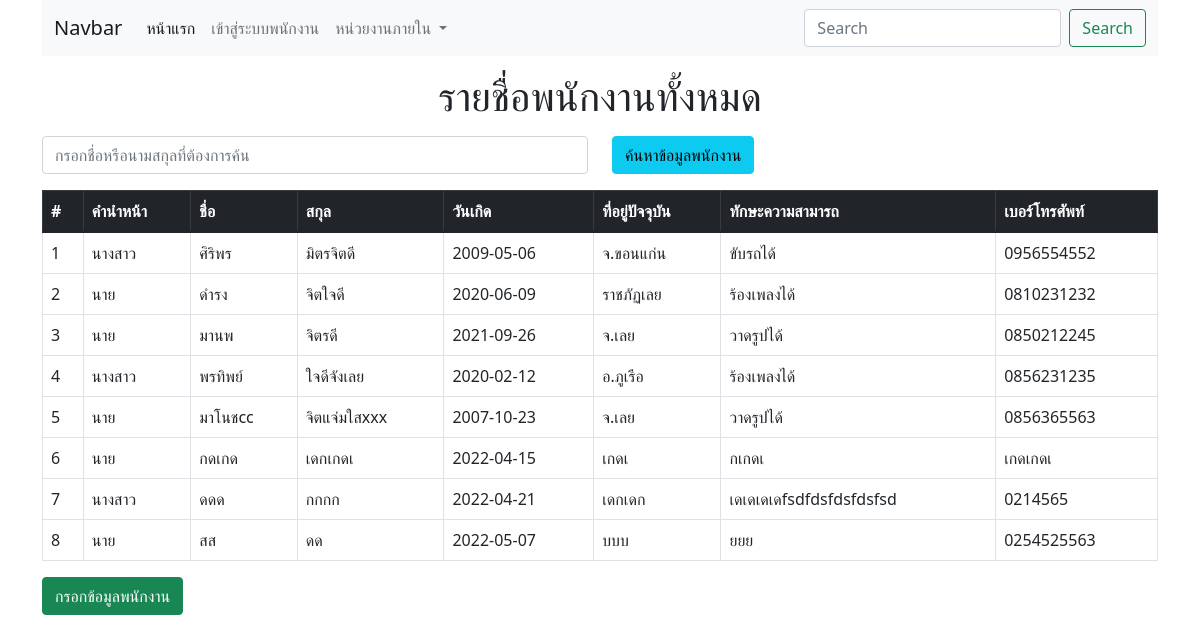
The page / on the database its author committed.
### tables this page shows
CREATE TABLE `employee` (
  `emp_id` int(10) NOT NULL,
  `emp_title` varchar(20) NOT NULL,
  `emp_name` varchar(50) NOT NULL,
  `emp_surname` varchar(50) NOT NULL,
  `emp_birthday` date NOT NULL,
  `emp_adr` text NOT NULL,
  `emp_skill` text NOT NULL,
  `emp_tel` varchar(20) NOT NULL,
  `emp_user` varchar(20) NOT NULL,
  `emp_pass` varchar(32) NOT NULL,
  `emp_level` varchar(1) NOT NULL,
  `d_id` int(3) NOT NULL
);

### index.php (the view, shortened to what this page needs)
<?php
require('dbconnect.php');
$sql = "SELECT * FROM employee";
$result = mysqli_query($con, $sql);
$order = 1;
?>
<!doctype html>
<html lang="en">
<head>
  <link href="https://cdn.jsdelivr.net/npm/bootstrap@5.1.1/dist/css/bootstrap.min.css" rel="stylesheet">
</head>
<body>
  <div class="container">
    <?php
    require("nav.php");
    ?>
    <h1 class="text-center mt-3">รายชื่อพนักงานทั้งหมด</h1>
    <form action="searchdata.php" class="form-group my-3" method="POST">
      <div class="row">
        <div class="col-6">
          <input type="text" placeholder="กรอกชื่อหรือนามสกุลที่ต้องการค้น" class="form-control" name="emp_data" required>
        </div>
        <div class="col-6">
          <input type="submit" value="ค้นหาข้อมูลพนักงาน" class="btn btn-info">
        </div>
      </div>
    </form>
    <table class="table table-bordered">
      <thead class="table-dark">
        <tr>
          <th>#</th>
          <th>คำนำหน้า</th>
          <th>ชื่อ</th>
          <th>สกุล</th>
          <th>วันเกิด</th>
          <th>ที่อยู่ปัจจุบัน</th>
          <th>ทักษะความสามารถ</th>
          <th>เบอร์โทรศัพท์</th>
        </tr>
      </thead>
      <tbody>
        <?php while ($row = mysqli_fetch_assoc($result)) {
        ?>
          <tr>
            <td><?php echo $order++; ?></td>
            <td><?php echo $row["emp_title"]; ?></td>
            <td><?php echo $row["emp_name"]; ?></td>
            <td><?php echo $row["emp_surname"]; ?></td>
            <td><?php echo $row["emp_birthday"]; ?></td>
            <td><?php echo $row["emp_adr"]; ?></td>
            <td><?php echo $row["emp_skill"]; ?></td>
            <td><?php echo $row["emp_tel"]; ?></td>
          </tr>
        <?php } ?>
      </tbody>
    </table>
    <a href="insertform.php" class="btn btn-success">กรอกข้อมูลพนักงาน</a>
  </div>
</body>
</html>

### rows shown on the page
employee: emp_title "นางสาว", emp_name "ศิริพร", emp_surname "มิตรจิตดี", emp_birthday "2009-05-06", emp_adr "จ.ขอนแก่น", emp_skill "ขับรถได้", emp_tel "0956554552"
employee: emp_title "นาย", emp_name "ดำรง", emp_surname "จิตใจดี", emp_birthday "2020-06-09", emp_adr "ราชภัฏเลย", emp_skill "ร้องเพลงได้", emp_tel "0810231232"
employee: emp_title "นาย", emp_name "มานพ", emp_surname "จิตรดี", emp_birthday "2021-09-26", emp_adr "จ.เลย", emp_skill "วาดรูปได้", emp_tel "0850212245"
employee: emp_title "นางสาว", emp_name "พรทิพย์", emp_surname "ใจดีจังเลย", emp_birthday "2020-02-12", emp_adr "อ.ภูเรือ", emp_skill "ร้องเพลงได้", emp_tel "0856231235"
employee: emp_title "นาย", emp_name "มาโนชcc", emp_surname "จิตแจ่มใสxxx", emp_birthday "2007-10-23", emp_adr "จ.เลย", emp_skill "วาดรูปได้", emp_tel "0856365563"
employee: emp_title "นาย", emp_name "กดเกด", emp_surname "เดกเกดเ", emp_birthday "2022-04-15", emp_adr "เกดเ", emp_skill "กเกดเ", emp_tel "เกดเกดเ"
employee: emp_title "นางสาว", emp_name "ดดด", emp_surname "กกกก", emp_birthday "2022-04-21", emp_adr "เดกเดก", emp_skill "เดเดเดเดfsdfdsfdsfdsfsd", emp_tel "0214565"
employee: emp_title "นาย", emp_name "สส", emp_surname "ดด", emp_birthday "2022-05-07", emp_adr "บบบ", emp_skill "ยยย", emp_tel "0254525563"
